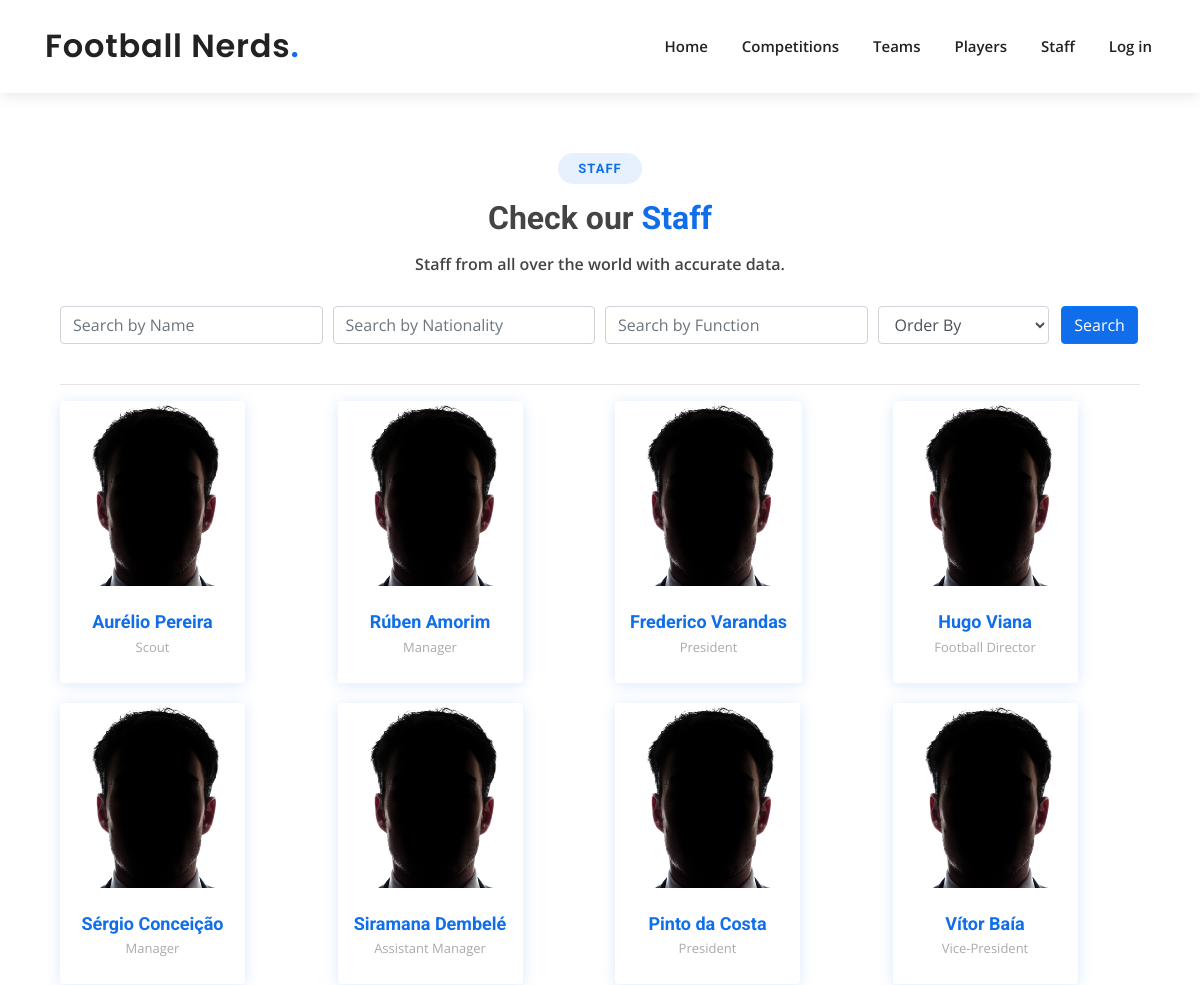
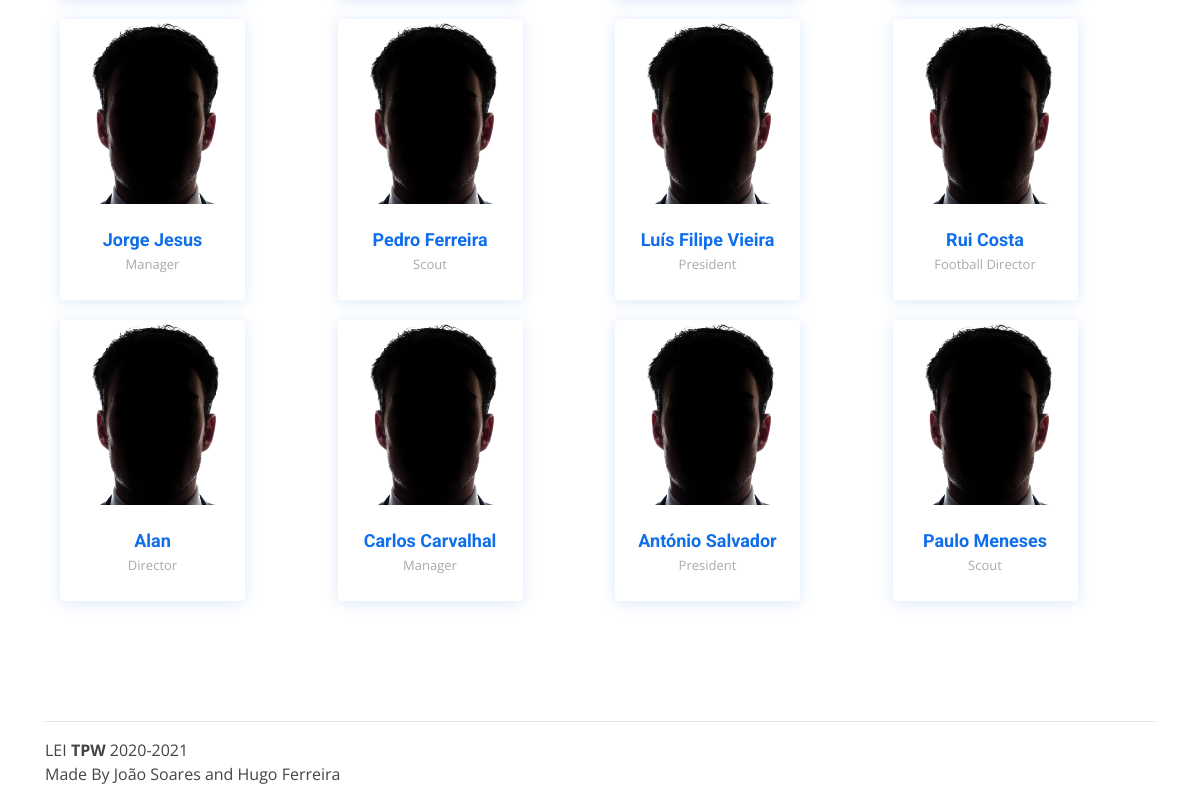
The page /staff/ on the database as committed earlier (2 pictures, top to bottom).
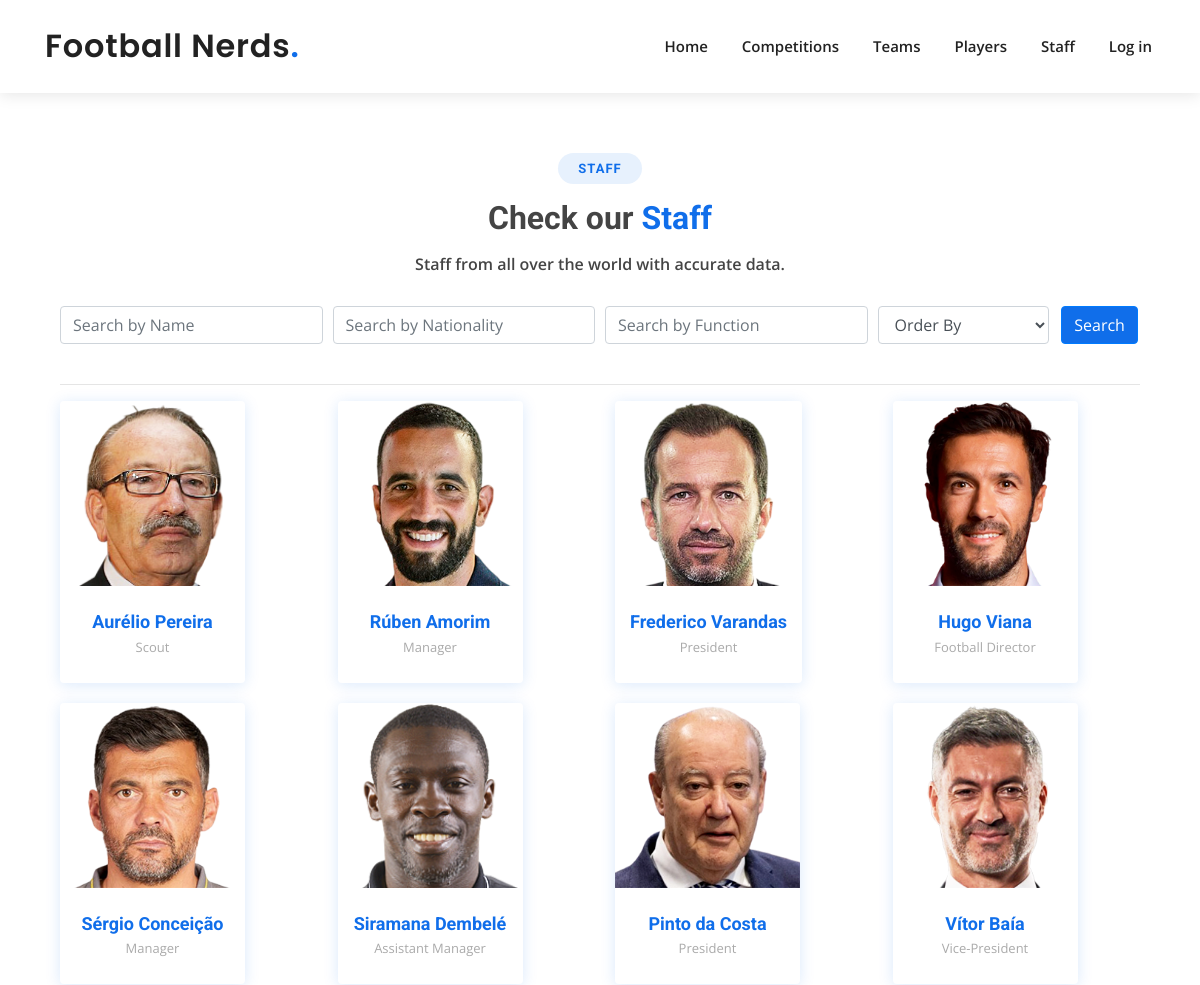
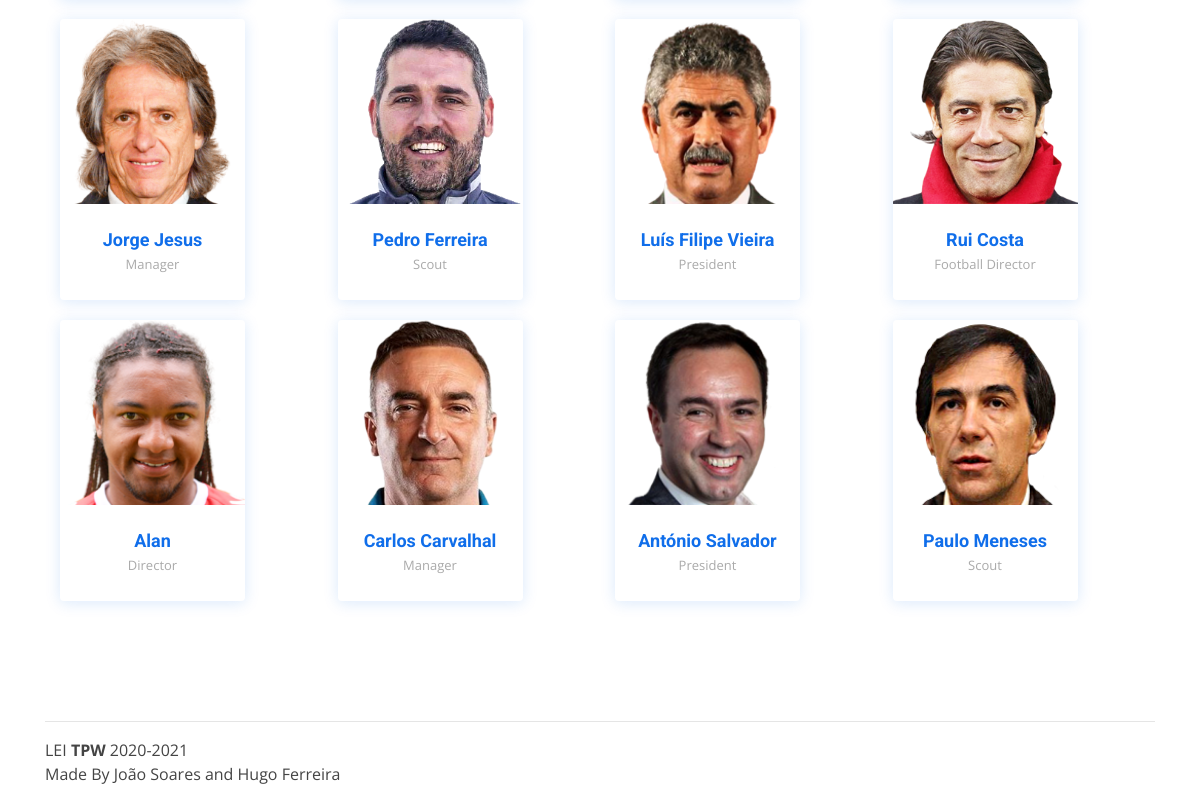
The same page on the database as committed later (2 pictures, top to bottom).
### app/models.py (models this page shows, shortened)
class Staff(models.Model):
    full_name = models.CharField(max_length=120)
    name = models.CharField(max_length=90)
    birthday = models.DateField()
    nationality = models.CharField(max_length=70)
    function = models.CharField(max_length=70)
    staff_img = models.ImageField(upload_to=staffdir, default="staff/default_staff.png")

### app/views.py (the view)
# urls.py: path('staff/', views.staff, name='staff'),
def staff(request):
    if request.method == 'POST':
        form = StaffFilterForm(request.POST)
        if form.is_valid():
            full_name = form.cleaned_data['full_name']
            nationality = form.cleaned_data['nationality']
            function = form.cleaned_data['function']
            order = form.cleaned_data['order']
            print('Parameters:')
            print(full_name)
            print(nationality)
            print(function)
            print(order)
            if order != '':
                t_parms = {
                    'staffs': Staff.objects.filter(full_name__contains=full_name, function__contains=function,
                                                   nationality__contains=nationality).order_by(
                        order),
                    'form': StaffFilterForm()
                }
            else:
                t_parms = {
                    'staffs': Staff.objects.filter(full_name__contains=full_name, function__contains=function,
                                                   nationality__contains=nationality),
                    'form': StaffFilterForm()
                }
    else:
        t_parms = {
            'staffs': Staff.objects.all(),
            'form': StaffFilterForm()
        }
    return render(request, 'staff.html', t_parms)

### app/forms.py
class StaffFilterForm(forms.Form):
    CHOICES = (
        ('', 'Order By'),
        ('function', 'Function'),
        ('full_name', 'Full Name'),
        ('birthday', 'Birthday')
    )
    full_name = forms.CharField(label='Search by Name', required=False)
    nationality = forms.CharField(label='Search by Nationality', required=False)
    function = forms.CharField(label='Search by Function', required=False)
    order = forms.ChoiceField(choices=CHOICES, required=False)
    def __init__(self, *args, **kwargs):
        super().__init__(*args, **kwargs)
        for myField in self.fields:
            if self.fields[myField] != 'order':
                self.fields[myField].widget.attrs['class'] = "form-control mb-2 mr-sm-2"
                self.fields[myField].widget.attrs['placeholder'] = self.fields[myField].label

### templates/staff.html (shortened to what this page needs)
{% extends 'layout.html' %}
{% load static %}
{% block content %}
    <section id="team" class="team">
        <div class="section-title">
          <h2>Staff</h2>
          <h3>Check our <span>Staff</span></h3>
          <p>Staff from all over the world with accurate data.</p>
        </div>
      <div class="container" data-aos="fade-up">
          <form class="form-row" style="text-align: center" action="{% url 'staff' %}" method="post">
              <div class="form-group col-md-3">
              {{ form.full_name }}
              </div>
              <div class="form-group col-md-3">
              {{ form.nationality }}
              </div>
              <div class="form-group col-md-3">
              {{ form.function }}
              </div>
              <div class="form-group col-md-2">
              {{ form.order }}
              </div>
              <div class="form-group col-md-1">
              <button class="btn btn-primary" style="background: #106eea;" name="search" type="submit" value="search">Search</button>
              </div>
          </form>
      <hr>
        <div class="row">
            {% for staff in staffs %}
          <div class="col-lg-3 col-md-6 d-flex align-items-stretch" data-aos="fade-up" data-aos-delay="100">
            <div class="member">
              <div class="member-img">
                  <a href="{{ staff.id }}"><img style="height: 185px; width: 185px" src="{% static 'img/' %}{{ staff.staff_img.url }}" class="img-fluid" alt=""></a>
              </div>
              <div class="member-info">
                <h4 style="text-align: center"><a href="{{ staff.id }}">{{ staff.name }}</a></h4>
                <span style="text-align: center">{{ staff.function }}</span>
              </div>
            </div>
          </div>
            {% endfor %}
          </div>
        </div>
      </div>
{% endblock %}

Rows that differ between the two databases and show on the page:
changed Staff "Aurélio Pereira": staff_img: picture added in place of a placeholder
changed Staff "Rúben Amorim": staff_img: picture added in place of a placeholder
changed Staff "Frederico Varandas": staff_img: picture added in place of a placeholder
changed Staff "Hugo Viana": staff_img: picture added in place of a placeholder
changed Staff "Sérgio Conceição": staff_img: picture added in place of a placeholder
changed Staff "Siramana Dembelé": staff_img: picture added in place of a placeholder
changed Staff "Pinto da Costa": staff_img: picture added in place of a placeholder
changed Staff "Vítor Baía": staff_img: picture added in place of a placeholder
changed Staff "Jorge Jesus": staff_img: picture added in place of a placeholder
changed Staff "Pedro Ferreira": staff_img: picture added in place of a placeholder
changed Staff "Luís Filipe Vieira": staff_img: picture added in place of a placeholder
changed Staff "Rui Costa": staff_img: picture added in place of a placeholder
changed Staff "Alan": staff_img: picture added in place of a placeholder
changed Staff "Carlos Carvalhal": staff_img: picture added in place of a placeholder
changed Staff "António Salvador": staff_img: picture added in place of a placeholder
changed Staff "Paulo Meneses": staff_img: picture added in place of a placeholder
